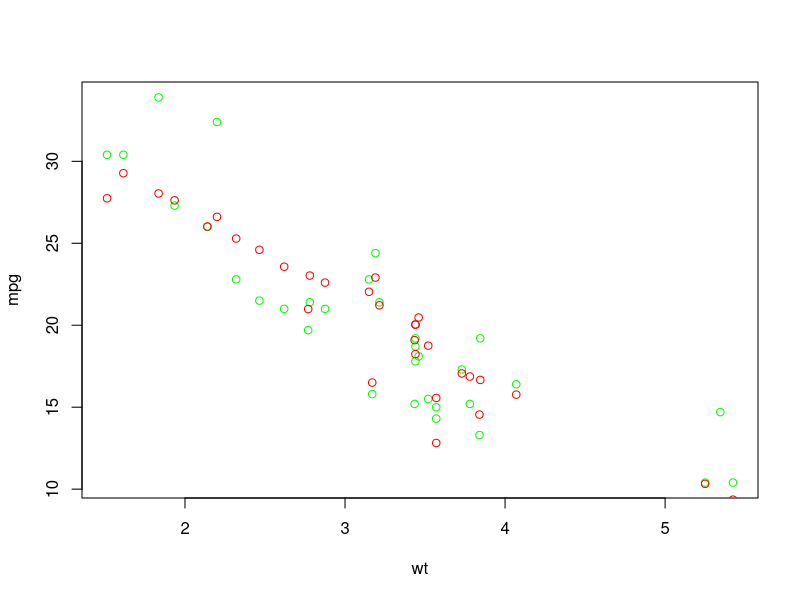

Recreate this plot in R.
#2a
data("mtcars")

model <- lm(mpg~disp+hp+wt,data = mtcars)
summary(model)

mpg_predicted <- predict(model,data=mtcars)
plot(mpg~wt,data=mtcars,col= 'green')
points(mpg_predicted~wt,data=mtcars,col = 'red')#points() function is used to point in the plotted graph

#2b
df=data.frame("A"=c(1:10),"B"=LETTERS[1:10])
df
head(df)
tail(df)
dim(df)
nrow(df)
ncol(df)
str(df)
names(df)
